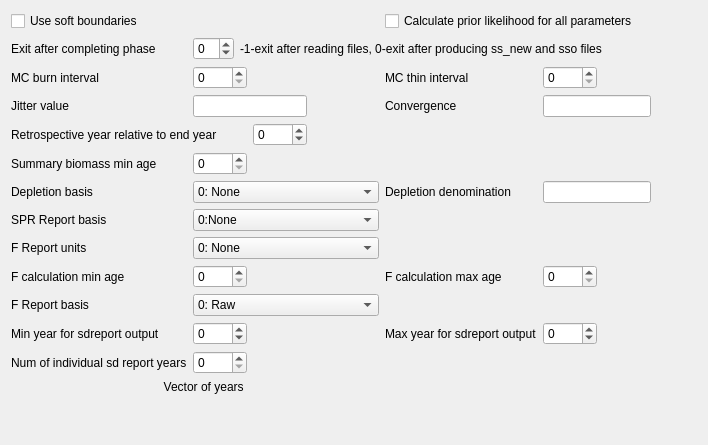
     <widget class="QWidget" name="tab_settings">
      <attribute name="title">
       <string>Settings</string>
      </attribute>
      <layout class="QVBoxLayout" name="verticalLayout_4">
       <item>
        <layout class="QGridLayout" name="gridLayout_settings">
         <item row="4" column="6" colspan="2">
          <widget class="QLineEdit" name="lineEdit_convergence"/>
         </item>
         <item row="12" column="1">
          <widget class="QSpinBox" name="spinBox_sdrpt_min_yr">
           <property name="minimum">
            <number>-5</number>
           </property>
           <property name="maximum">
            <number>2500</number>
           </property>
          </widget>
         </item>
         <item row="0" column="0">
          <widget class="QCheckBox" name="checkBox_soft_bounds">
           <property name="text">
            <string>Use soft boundaries</string>
           </property>
          </widget>
         </item>
         <item row="10" column="5">
          <widget class="QLabel" name="label_f_max_age">
           <property name="text">
            <string>F calculation max age</string>
           </property>
          </widget>
         </item>
         <item row="6" column="0">
          <widget class="QLabel" name="labe_f_bmass_min_age">
           <property name="text">
            <string>Summary biomass min age</string>
           </property>
          </widget>
         </item>
         <item row="13" column="2" rowspan="2" colspan="7">
          <layout class="QHBoxLayout" name="horizontalLayout_sdYears"/>
         </item>
         <item row="7" column="0">
          <widget class="QLabel" name="label_f_dep">
           <property name="text">
            <string>Depletion basis</string>
           </property>
          </widget>
         </item>
         <item row="13" column="1">
          <widget class="QSpinBox" name="spinBox_num_std_yrs"/>
         </item>
         <item row="7" column="1" colspan="4">
          <widget class="QComboBox" name="comboBox_f_dep">
           <item>
            <property name="text">
             <string>0: None</string>
            </property>
           </item>
           <item>
            <property name="text">
             <string>1: rel X * B0</string>
            </property>
           </item>
           <item>
            <property name="text">
             <string>2: rel X * B_msy</string>
            </property>
           </item>
           <item>
            <property name="text">
             <string>3: rel X * B_styr</string>
            </property>
           </item>
          </widget>
         </item>
         <item row="9" column="0">
          <widget class="QLabel" name="label_f_rpt_units">
           <property name="text">
            <string>F Report units</string>
           </property>
          </widget>
         </item>
         <item row="10" column="0">
          <widget class="QLabel" name="label_f_min_age">
           <property name="text">
            <string>F calculation min age</string>
           </property>
          </widget>
         </item>
         <item row="7" column="6" colspan="2">
          <widget class="QLineEdit" name="lineEdit_dep_denom"/>
         </item>
         <item row="11" column="1" colspan="4">
          <widget class="QComboBox" name="comboBox_f_report_basis">
           <item>
            <property name="text">
             <string>0: Raw</string>
            </property>
           </item>
           <item>
            <property name="text">
             <string>1: F / F_spr</string>
            </property>
           </item>
           <item>
            <property name="text">
             <string>2: F / F_msy</string>
            </property>
           </item>
           <item>
            <property name="text">
             <string>3: F / F_btgt</string>
            </property>
           </item>
          </widget>
         </item>
         <item row="10" column="6">
          <widget class="QSpinBox" name="spinBox_f_max_age"/>
         </item>
         <item row="8" column="1" colspan="4">
          <widget class="QComboBox" name="comboBox_spr_basis">
           <item>
            <property name="text">
             <string>0:None</string>
            </property>
           </item>
           <item>
            <property name="text">
             <string>1: (1-SPR) / (1-SPR_tgt)</string>
            </property>
           </item>
           <item>
            <property name="text">
             <string>2: (1-SPR) ? (1-SPR_MSY)</string>
            </property>
           </item>
           <item>
            <property name="text">
             <string>3: (1-SPR) / (1-SPR_Btarget)</string>
            </property>
           </item>
           <item>
            <property name="text">
             <string>4: Raw</string>
            </property>
           </item>
          </widget>
         </item>
         <item row="4" column="0">
          <widget class="QLabel" name="label_jitter">
           <property name="text">
            <string>Jitter value</string>
           </property>
          </widget>
         </item>
         <item row="12" column="0">
          <widget class="QLabel" name="label_sdrpt_min_yr">
           <property name="text">
            <string>Min year for sdreport output</string>
           </property>
          </widget>
         </item>
         <item row="11" column="0">
          <widget class="QLabel" name="label_f_report_basis">
           <property name="text">
            <string>F Report basis</string>
           </property>
          </widget>
         </item>
         <item row="3" column="7">
          <spacer name="horizontalSpacer_MC">
           <property name="orientation">
            <enum>Qt::Horizontal</enum>
           </property>
           <property name="sizeHint" stdset="0">
            <size>
             <width>40</width>
             <height>20</height>
            </size>
           </property>
          </spacer>
         </item>
         <item row="0" column="1" colspan="4">
          <spacer name="horizontalSpacer_setings">
           <property name="orientation">
            <enum>Qt::Horizontal</enum>
           </property>
           <property name="sizeHint" stdset="0">
            <size>
             <width>40</width>
             <height>20</height>
            </size>
           </property>
          </spacer>
         </item>
         <item row="3" column="0">
          <widget class="QLabel" name="label_mc_burn">
           <property name="text">
            <string>MC burn interval</string>
           </property>
          </widget>
         </item>
         <item row="14" column="0" colspan="2">
          <widget class="QLabel" name="label_std_yrs">
           <property name="text">
            <string>Vector of years </string>
           </property>
           <property name="alignment">
            <set>Qt::AlignRight|Qt::AlignTrailing|Qt::AlignVCenter</set>
           </property>
          </widget>
         </item>
         <item row="12" column="6">
          <widget class="QSpinBox" name="spinBox_sdrpt_max_yr">
           <property name="minimum">
            <number>-10</number>
           </property>
           <property name="maximum">
            <number>2500</number>
           </property>
          </widget>
         </item>
         <item row="7" column="5">
          <widget class="QLabel" name="label_f_dep_denom">
           <property name="text">
            <string>Depletion denomination</string>
           </property>
          </widget>
         </item>
         <item row="4" column="5">
          <widget class="QLabel" name="label_convergence">
           <property name="text">
            <string>Convergence </string>
           </property>
          </widget>
         </item>
         <item row="0" column="5" colspan="3">
          <widget class="QCheckBox" name="checkBox_priors">
           <property name="sizePolicy">
            <sizepolicy hsizetype="Minimum" vsizetype="Fixed">
             <horstretch>0</horstretch>
             <verstretch>0</verstretch>
            </sizepolicy>
           </property>
           <property name="text">
            <string>Calculate prior likelihood for all parameters</string>
           </property>
          </widget>
         </item>
         <item row="12" column="5">
          <widget class="QLabel" name="label_sdrpt_max_yr">
           <property name="text">
            <string>Max year for sdreport output</string>
           </property>
          </widget>
         </item>
         <item row="8" column="0">
          <widget class="QLabel" name="label_spr_basis">
           <property name="text">
            <string>SPR Report basis</string>
           </property>
          </widget>
         </item>
         <item row="10" column="1">
          <widget class="QSpinBox" name="spinBox_f_min_age"/>
         </item>
         <item row="6" column="1">
          <widget class="QSpinBox" name="spinBox_f_bmass_min_age"/>
         </item>
         <item row="5" column="2">
          <widget class="QSpinBox" name="spinBox_retrospect_yr">
           <property name="minimum">
            <number>-10</number>
           </property>
           <property name="maximum">
            <number>3000</number>
           </property>
          </widget>
         </item>
         <item row="5" column="0" colspan="2">
          <widget class="QLabel" name="label_retrospect_yr">
           <property name="text">
            <string>Retrospective year relative to end year</string>
           </property>
          </widget>
         </item>
         <item row="1" column="1" colspan="7">
          <layout class="QHBoxLayout" name="horizontalLayout_last_phase">
           <item>
            <widget class="QSpinBox" name="spinBox_last_phase">
             <property name="minimum">
              <number>-1</number>
             </property>
            </widget>
           </item>
           <item>
            <widget class="QLabel" name="label_last_phase_info">
             <property name="text">
              <string>-1-exit after reading files, 0-exit after producing ss_new and sso files</string>
             </property>
            </widget>
           </item>
           <item>
            <spacer name="horizontalSpacer_last_phase">
             <property name="orientation">
              <enum>Qt::Horizontal</enum>
             </property>
             <property name="sizeHint" stdset="0">
              <size>
               <width>40</width>
               <height>20</height>
              </size>
             </property>
            </spacer>
           </item>
          </layout>
         </item>
         <item row="13" column="0">
          <widget class="QLabel" name="label_num_std_yrs">
           <property name="text">
            <string>Num of individual sd report years</string>
           </property>
          </widget>
         </item>
         <item row="3" column="5">
          <widget class="QLabel" name="label_mc_thin">
           <property name="text">
            <string>MC thin interval</string>
           </property>
          </widget>
         </item>
         <item row="1" column="0">
          <widget class="QLabel" name="label_last_phase">
           <property name="text">
            <string>Exit after completing phase</string>
           </property>
          </widget>
         </item>
         <item row="9" column="1" colspan="4">
          <widget class="QComboBox" name="comboBox_f_rpt_units">
           <item>
            <property name="text">
             <string>0: None</string>
            </property>
           </item>
           <item>
            <property name="text">
             <string>1: Exploitation (Bio)</string>
            </property>
           </item>
           <item>
            <property name="text">
             <string>2: Exploitation (Num)</string>
            </property>
           </item>
           <item>
            <property name="text">
             <string>3: Sum (sum Fs by fleet)</string>
            </property>
           </item>
           <item>
            <property name="text">
             <string>4: True F for range of ages</string>
            </property>
           </item>
          </widget>
         </item>
         <item row="3" column="1">
          <widget class="QSpinBox" name="spinBox_mc_burn"/>
         </item>
         <item row="3" column="6">
          <widget class="QSpinBox" name="spinBox_mc_thin"/>
         </item>
         <item row="4" column="8">
          <spacer name="horizontalSpacer_convergence">
           <property name="orientation">
            <enum>Qt::Horizontal</enum>
           </property>
           <property name="sizeHint" stdset="0">
            <size>
             <width>40</width>
             <height>20</height>
            </size>
           </property>
          </spacer>
         </item>
         <item row="4" column="4">
          <spacer name="horizontalSpacer_jitter">
           <property name="orientation">
            <enum>Qt::Horizontal</enum>
           </property>
           <property name="sizeHint" stdset="0">
            <size>
             <width>40</width>
             <height>20</height>
            </size>
           </property>
          </spacer>
         </item>
         <item row="4" column="1" colspan="2">
          <widget class="QLineEdit" name="lineEdit_jitter"/>
         </item>
        </layout>
       </item>
       <item>
        <spacer name="verticalSpacer_settings">
         <property name="orientation">
          <enum>Qt::Vertical</enum>
         </property>
         <property name="sizeHint" stdset="0">
          <size>
           <width>20</width>
           <height>40</height>
          </size>
         </property>
        </spacer>
       </item>
      </layout>
     </widget>
